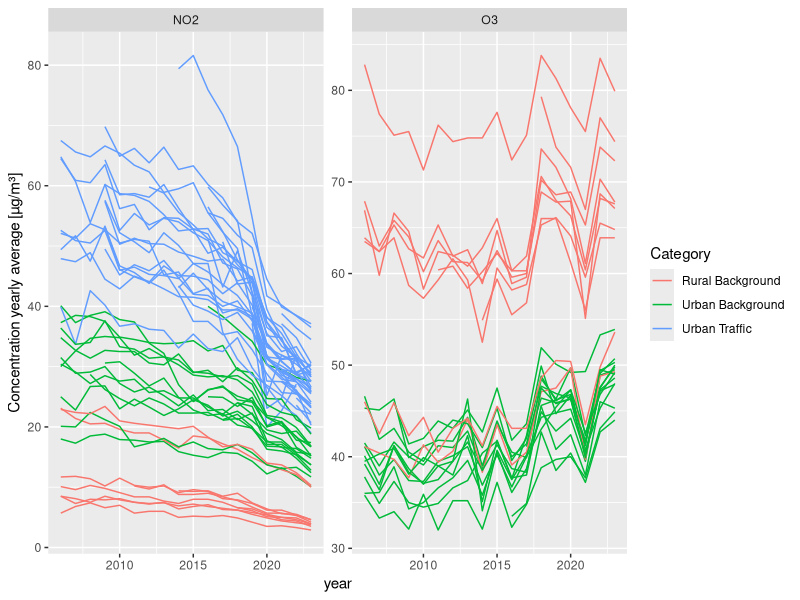
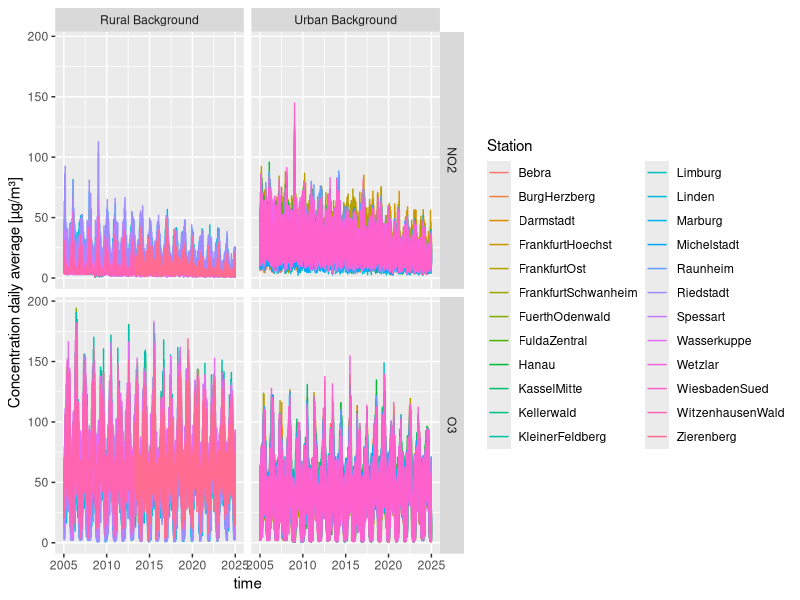
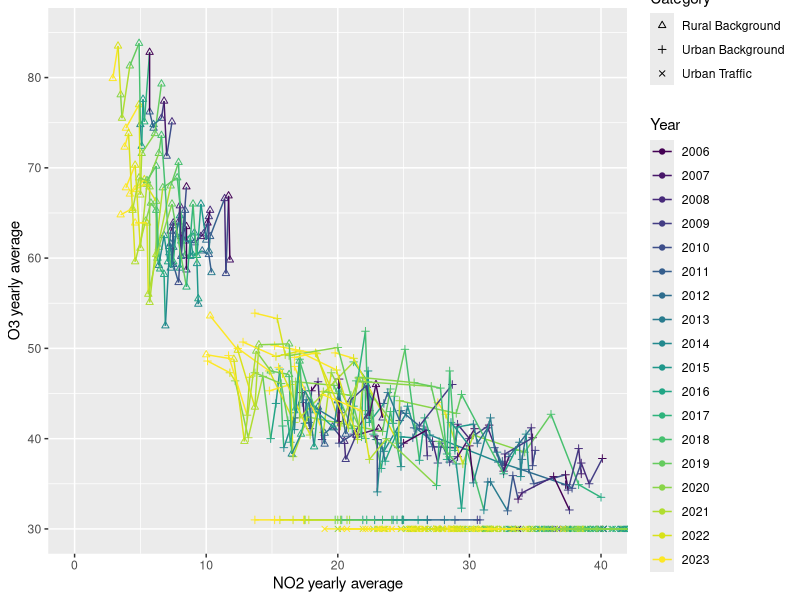
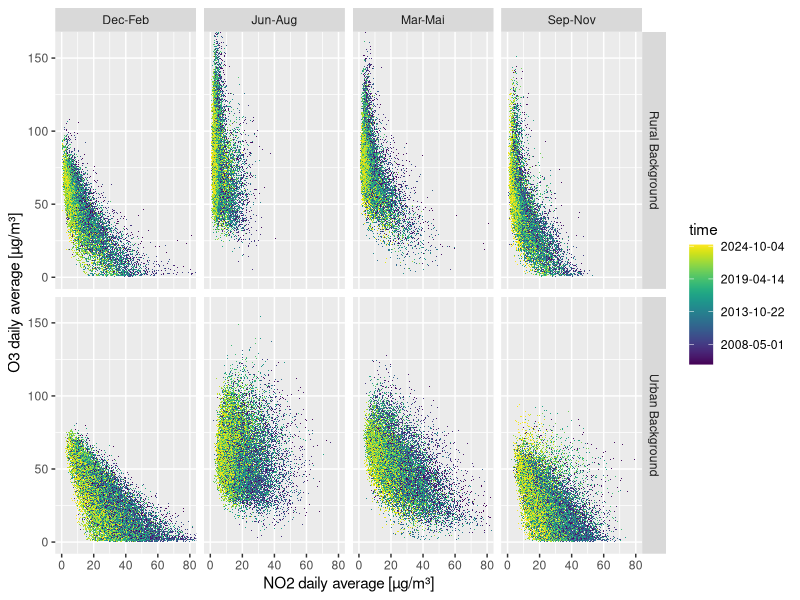

These charts were generated, in order, by the following R code:
rm(list=ls())

library(tidyverse)
library(readr)
library(viridis)
library(readxl)

bereinigen<-function (string){
  string %>% 
    gsub("ü","ue",.) %>%
    gsub("ö","oe",.) %>%
    gsub("ä","ae",.) %>%
    gsub("aße","",.) %>%
    gsub("trasse","tr",.) %>%
    gsub("ß","ss",.) %>% 
    gsub("[ .,-/]","",.)
}

Stationsnamen_Kategorie <- read_excel("data/Stationsnamen_Kategorie.xlsx") %>% 
  mutate(Station=bereinigen(Station))

Stationsnamen_Kategorie$Category<-Stationsnamen_Kategorie$Category %>% 
  gsub("Verkehr","Urban Traffic",.) %>%
  gsub("Ländlich","Rural Background",.) %>%
  gsub("Stadt","Urban Background",.)

no2Jahresmittel <- read_delim(
  "data/no2.txt",
  delim = ";",
  escape_double = FALSE,
  trim_ws = TRUE,
  locale = locale(decimal_mark = ",")
) %>%
  select(where(function(x)
    ! all(is.na(x)))) %>% 
  mutate(Pollutant="NO2") %>% 
  mutate(Station=bereinigen(Station))

o3Jahresmittel <- read_delim(
  "data/o3.txt",
  delim = ";",
  escape_double = FALSE,
  trim_ws = TRUE,
  locale = locale(decimal_mark = ",")
) %>%
  select(where(function(x)
    ! all(is.na(x)))) %>% 
  mutate(Pollutant="O3") %>% 
  mutate(Station=bereinigen(Station))

beideJahresmittel <- bind_rows(no2Jahresmittel, o3Jahresmittel) %>% 
  pivot_longer(-c(Station, Pollutant), names_to="year", values_to="Concentration")%>% 
  filter(!is.na(Concentration)) %>% 
  mutate(year=as.numeric(year)) %>% 
  left_join(Stationsnamen_Kategorie, by="Station")

beideJahresmittel %>% 
  filter(is.na(Category)) %>% 
  .$Station %>% 
  unique()

names1<-read_lines("data/Tagesmittelwerte seit 2005.txt", n_max = 1) %>%
  str_split(";") %>% 
  unlist()

names2<-read_lines("data/Tagesmittelwerte seit 2005.txt",skip=1, n_max = 1) %>%
  str_split(";") %>% 
  unlist()

namesAll<-names1 %>% 
  paste(names2, sep = "_")

tageswerte <- read_delim(
  "data/Tagesmittelwerte seit 2005.txt",
  delim = ";",
  escape_double = FALSE,
  trim_ws = TRUE,
  locale = locale(decimal_mark = ","),
  na = c("", "NA", "#", "Dfue"),
  skip = 3,
  col_names = namesAll
) %>%
  mutate(
    time = Zeitpunkt_ %>%
      dmy() %>%
      lubridate::as_date(),
    .keep = "unused",
    .before = 1
  )

tageswerteLong<-tageswerte %>%
  #pivot_longer(!time,names_sep="_", names_to="Pollutant", values_to="Concentration")
  pivot_longer(
    !time,
    cols_vary = "slowest",
    names_to = c("Station",".value"),
    names_sep = "_"
  ) %>% 
  pivot_longer(
    cols = c(NO2, O3),
    names_to = "Pollutant",
    values_to = "Concentration"
  ) %>% 
  filter(!is.na(Concentration)) %>%
  mutate(Station=bereinigen(Station)) %>% 
  left_join(Stationsnamen_Kategorie, by="Station")

beideJahresmittel %>% 
  ggplot(aes(x=year, y=Concentration, group=Station,color=Category))+
  geom_line(aes(group=Station))+
  facet_wrap(vars(Pollutant), scales="free_y")+
  labs(x="year",y="Concentration yearly average [µg/m³]")

ggsave(
  "O3_NO2_Zeitverlauf_Jahresmittel.png",
  width = 20,
  height = 10,
  dpi = 300
)

beideJahresmittel %>% 
  filter(Category=="Ländlich"&Pollutant=="O3"&Concentration<50) %>% 
  select(Station) %>% 
  unique()

tageswerteLong %>% 
  ggplot(aes(x=time, y=Concentration))+
  geom_line(aes(color=Station))+
  facet_grid(cols=vars(Category),rows=vars(Pollutant))+
  labs(y="Concentration daily average [µg/m³]")

ggsave(
  "O3_NO2_Zeitverlauf_Tagesmittel.png",
  width = 20,
  height = 10,
  dpi = 300
)

beideJahresmittel %>%
  pivot_wider(names_from = Pollutant, values_from = Concentration) %>%
  mutate(O3=if_else(is.na(O3)&Category=="Urban Traffic",30,O3)) %>%
  mutate(O3=if_else(is.na(O3)&Category=="Urban Background",31,O3)) %>%
  ggplot(aes(x = NO2, y = O3)) +
  xlab("NO2 yearly average") + ylab("O3 yearly average") +
  geom_point(aes(color = factor(year),shape = Category)) +
  geom_line(aes(color = factor(year), group = Station)) +
  scale_color_viridis(discrete=TRUE, option="viridis")+
#  facet_wrap(vars(Category))+
  coord_cartesian(xlim = c(0, 40), ylim = c(30, 85))+
  scale_shape_manual(values = c(2:4))+ 
  guides(
    colour = guide_legend(
      title = "Year")
  )

ggsave(
  "O3_NO2_Korrelation_Jahresmittel.png",
  width = 20,
  height = 10,
  dpi = 300
)

tageswerteLong %>%
  mutate(Quartal=lubridate::quarter(time,fiscal_start = 12) %>% paste0("Q",.)) %>% 
  mutate(Quartal=Quartal %>% 
           gsub("Q1","Dec-Feb",.) %>%
           gsub("Q2","Mar-Mai",.) %>%
           gsub("Q3","Jun-Aug",.) %>%
           gsub("Q4","Sep-Nov",.)) %>% 
#  slice_sample(n=100000) %>%
  pivot_wider(names_from = Pollutant, values_from = Concentration) %>% 
  ggplot(aes(x = NO2, y = O3)) +
  xlab("NO2 daily average [µg/m³]") + ylab("O3 daily average [µg/m³]") +
  geom_point(aes(color = time),shape=".") +
  #geom_line(aes(color = time, group = Station)) +
  scale_color_viridis(discrete=FALSE, option="viridis", labels=as.Date)+
  facet_grid(rows=vars(Category),cols=vars(Quartal))+
  coord_cartesian(xlim = c(0, 80), ylim = c(0, 160))

ggsave(
  "O3_NO2_Korrelation_Tagesmittel.png",
  width = 20,
  height = 10,
  dpi = 300
)
